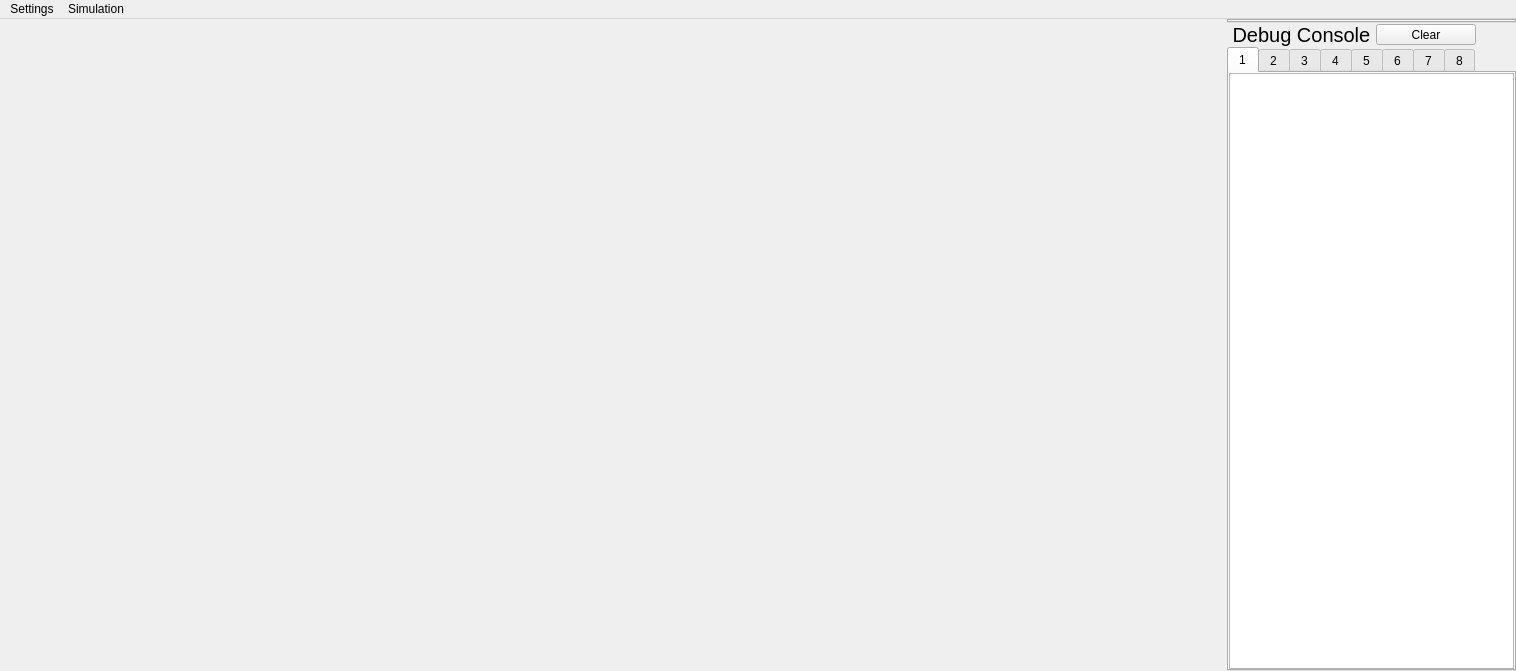
<?xml version="1.0" encoding="UTF-8"?>
<ui version="4.0">
 <class>MainUI</class>
 <widget class="QMainWindow" name="MainUI">
  <property name="geometry">
   <rect>
    <x>0</x>
    <y>0</y>
    <width>1516</width>
    <height>671</height>
   </rect>
  </property>
  <property name="cursor">
   <cursorShape>ArrowCursor</cursorShape>
  </property>
  <property name="windowTitle">
   <string>Crazyflie Client Multi-Agent</string>
  </property>
  <property name="windowIcon">
   <iconset resource="resources.qrc">
    <normaloff>:/Pictures/Pictures/crazyflie_icon.png</normaloff>:/Pictures/Pictures/crazyflie_icon.png</iconset>
  </property>
  <property name="tabShape">
   <enum>QTabWidget::Triangular</enum>
  </property>
  <widget class="QWidget" name="centralwidget">
   <layout class="QHBoxLayout" name="horizontalLayout" stretch="1,0">
    <property name="spacing">
     <number>0</number>
    </property>
    <property name="leftMargin">
     <number>0</number>
    </property>
    <property name="topMargin">
     <number>0</number>
    </property>
    <property name="rightMargin">
     <number>0</number>
    </property>
    <property name="bottomMargin">
     <number>0</number>
    </property>
    <item>
     <layout class="QVBoxLayout" name="leftVerticalLayout" stretch="0,1">
      <property name="spacing">
       <number>0</number>
      </property>
      <item>
       <layout class="QHBoxLayout" name="topLeftHorizontalLayout">
        <property name="spacing">
         <number>0</number>
        </property>
       </layout>
      </item>
      <item>
       <layout class="QHBoxLayout" name="middleLeftHorizontalLayout">
        <property name="spacing">
         <number>0</number>
        </property>
        <item>
         <layout class="QVBoxLayout" name="middleLeftMiddleVerticalLayout">
          <property name="spacing">
           <number>0</number>
          </property>
         </layout>
        </item>
       </layout>
      </item>
     </layout>
    </item>
    <item>
     <layout class="QVBoxLayout" name="rightVertical" stretch="0,1">
      <property name="spacing">
       <number>0</number>
      </property>
      <item>
       <widget class="QTabWidget" name="tabWidgetMain">
        <property name="maximumSize">
         <size>
          <width>16777215</width>
          <height>400</height>
         </size>
        </property>
        <property name="currentIndex">
         <number>-1</number>
        </property>
       </widget>
      </item>
      <item>
       <layout class="QGridLayout" name="gridLayoutConsoles" columnstretch="0,0,0">
        <item row="0" column="0">
         <layout class="QHBoxLayout" name="horizontalLayout_2">
          <property name="spacing">
           <number>0</number>
          </property>
          <item>
           <widget class="QLabel" name="labelDebugConsole">
            <property name="font">
             <font>
              <pointsize>15</pointsize>
             </font>
            </property>
            <property name="text">
             <string> Debug Console </string>
            </property>
            <property name="margin">
             <number>0</number>
            </property>
            <property name="indent">
             <number>0</number>
            </property>
           </widget>
          </item>
          <item>
           <widget class="QToolButton" name="toolButtonClearDebugConsole">
            <property name="minimumSize">
             <size>
              <width>100</width>
              <height>0</height>
             </size>
            </property>
            <property name="maximumSize">
             <size>
              <width>150</width>
              <height>16777215</height>
             </size>
            </property>
            <property name="text">
             <string>Clear</string>
            </property>
           </widget>
          </item>
          <item>
           <spacer name="horizontalSpacer">
            <property name="orientation">
             <enum>Qt::Horizontal</enum>
            </property>
            <property name="sizeHint" stdset="0">
             <size>
              <width>40</width>
              <height>20</height>
             </size>
            </property>
           </spacer>
          </item>
         </layout>
        </item>
        <item row="1" column="0">
         <widget class="QTabWidget" name="tabWidgetDebugConsole">
          <property name="enabled">
           <bool>true</bool>
          </property>
          <property name="minimumSize">
           <size>
            <width>0</width>
            <height>300</height>
           </size>
          </property>
          <property name="autoFillBackground">
           <bool>false</bool>
          </property>
          <property name="tabShape">
           <enum>QTabWidget::Rounded</enum>
          </property>
          <property name="currentIndex">
           <number>0</number>
          </property>
          <property name="iconSize">
           <size>
            <width>5</width>
            <height>5</height>
           </size>
          </property>
          <property name="movable">
           <bool>true</bool>
          </property>
          <widget class="QWidget" name="debugTab1">
           <attribute name="title">
            <string>1</string>
           </attribute>
           <layout class="QVBoxLayout" name="verticalLayout_2">
            <property name="spacing">
             <number>0</number>
            </property>
            <property name="leftMargin">
             <number>0</number>
            </property>
            <property name="topMargin">
             <number>0</number>
            </property>
            <property name="rightMargin">
             <number>0</number>
            </property>
            <property name="bottomMargin">
             <number>0</number>
            </property>
            <item>
             <widget class="QTextBrowser" name="textBrowserDebug01"/>
            </item>
           </layout>
          </widget>
          <widget class="QWidget" name="debugTab2">
           <attribute name="title">
            <string>2</string>
           </attribute>
           <layout class="QVBoxLayout" name="verticalLayout_3">
            <property name="spacing">
             <number>0</number>
            </property>
            <property name="leftMargin">
             <number>0</number>
            </property>
            <property name="topMargin">
             <number>0</number>
            </property>
            <property name="rightMargin">
             <number>0</number>
            </property>
            <property name="bottomMargin">
             <number>0</number>
            </property>
            <item>
             <widget class="QTextBrowser" name="textBrowserDebug02"/>
            </item>
           </layout>
          </widget>
          <widget class="QWidget" name="debugTab3">
           <attribute name="title">
            <string>3</string>
           </attribute>
           <layout class="QVBoxLayout" name="verticalLayout_4">
            <property name="spacing">
             <number>0</number>
            </property>
            <property name="leftMargin">
             <number>0</number>
            </property>
            <property name="topMargin">
             <number>0</number>
            </property>
            <property name="rightMargin">
             <number>0</number>
            </property>
            <property name="bottomMargin">
             <number>0</number>
            </property>
            <item>
             <widget class="QTextBrowser" name="textBrowserDebug03"/>
            </item>
           </layout>
          </widget>
          <widget class="QWidget" name="debugTab4">
           <attribute name="title">
            <string>4</string>
           </attribute>
           <layout class="QVBoxLayout" name="verticalLayout_5">
            <property name="spacing">
             <number>0</number>
            </property>
            <property name="leftMargin">
             <number>0</number>
            </property>
            <property name="topMargin">
             <number>0</number>
            </property>
            <property name="rightMargin">
             <number>0</number>
            </property>
            <property name="bottomMargin">
             <number>0</number>
            </property>
            <item>
             <widget class="QTextBrowser" name="textBrowserDebug04"/>
            </item>
           </layout>
          </widget>
          <widget class="QWidget" name="debugTab5">
           <attribute name="title">
            <string>5</string>
           </attribute>
           <layout class="QVBoxLayout" name="verticalLayout_6">
            <property name="spacing">
             <number>0</number>
            </property>
            <property name="leftMargin">
             <number>0</number>
            </property>
            <property name="topMargin">
             <number>0</number>
            </property>
            <property name="rightMargin">
             <number>0</number>
            </property>
            <property name="bottomMargin">
             <number>0</number>
            </property>
            <item>
             <widget class="QTextBrowser" name="textBrowserDebug05"/>
            </item>
           </layout>
          </widget>
          <widget class="QWidget" name="debugTab6">
           <attribute name="title">
            <string>6</string>
           </attribute>
           <layout class="QVBoxLayout" name="verticalLayout_7">
            <property name="spacing">
             <number>0</number>
            </property>
            <property name="leftMargin">
             <number>0</number>
            </property>
            <property name="topMargin">
             <number>0</number>
            </property>
            <property name="rightMargin">
             <number>0</number>
            </property>
            <property name="bottomMargin">
             <number>0</number>
            </property>
            <item>
             <widget class="QTextBrowser" name="textBrowserDebug06"/>
            </item>
           </layout>
          </widget>
          <widget class="QWidget" name="debugTab7">
           <attribute name="title">
            <string>7</string>
           </attribute>
           <layout class="QVBoxLayout" name="verticalLayout_8">
            <property name="spacing">
             <number>0</number>
            </property>
            <property name="leftMargin">
             <number>0</number>
            </property>
            <property name="topMargin">
             <number>0</number>
            </property>
            <property name="rightMargin">
             <number>0</number>
            </property>
            <property name="bottomMargin">
             <number>0</number>
            </property>
            <item>
             <widget class="QTextBrowser" name="textBrowserDebug07"/>
            </item>
           </layout>
          </widget>
          <widget class="QWidget" name="debugTab8">
           <attribute name="title">
            <string>8</string>
           </attribute>
           <layout class="QVBoxLayout" name="verticalLayout_9">
            <property name="spacing">
             <number>0</number>
            </property>
            <property name="leftMargin">
             <number>0</number>
            </property>
            <property name="topMargin">
             <number>0</number>
            </property>
            <property name="rightMargin">
             <number>0</number>
            </property>
            <property name="bottomMargin">
             <number>0</number>
            </property>
            <item>
             <widget class="QTextBrowser" name="textBrowserDebug08"/>
            </item>
           </layout>
          </widget>
         </widget>
        </item>
        <item row="0" column="2">
         <layout class="QHBoxLayout" name="horizontalLayout_3">
          <property name="spacing">
           <number>0</number>
          </property>
         </layout>
        </item>
       </layout>
      </item>
     </layout>
    </item>
   </layout>
  </widget>
  <widget class="QMenuBar" name="menuBar">
   <property name="geometry">
    <rect>
     <x>0</x>
     <y>0</y>
     <width>1516</width>
     <height>25</height>
    </rect>
   </property>
   <widget class="QMenu" name="menuSettings">
    <property name="title">
     <string>Settings</string>
    </property>
    <widget class="QMenu" name="menuOperation_Mode">
     <property name="title">
      <string>Operation Mode</string>
     </property>
     <addaction name="actionSettingsOpModeDefault"/>
    </widget>
    <addaction name="menuOperation_Mode"/>
    <addaction name="actionSettingsInteractiveMap"/>
   </widget>
   <widget class="QMenu" name="menuSimulation">
    <property name="title">
     <string>Simulation</string>
    </property>
    <addaction name="actionSimulationToggle"/>
   </widget>
   <addaction name="menuSettings"/>
   <addaction name="menuSimulation"/>
  </widget>
  <action name="actionSettingsOpModeRRTPlanner">
   <property name="text">
    <string>RRT Path Planner</string>
   </property>
  </action>
  <action name="actionSettingsOpModeCoopNav">
   <property name="text">
    <string>Coop Navigation</string>
   </property>
  </action>
  <action name="actionSettingsOpModeMctsPlanner">
   <property name="text">
    <string>MCTS Planner</string>
   </property>
  </action>
  <action name="actionSettingsOpModeDefault">
   <property name="text">
    <string>Default</string>
   </property>
  </action>
  <action name="actionSettingsInteractiveMap">
   <property name="text">
    <string>Interactive Map</string>
   </property>
  </action>
  <action name="actionSettingsOpModeRRTSim">
   <property name="text">
    <string>RRT Simulation</string>
   </property>
  </action>
  <action name="actionSettingsOpModeMCTSSim">
   <property name="text">
    <string>MCTS Simulation</string>
   </property>
  </action>
  <action name="actionSettingsOpModeCentralFilter">
   <property name="text">
    <string>Central Navigation Filter</string>
   </property>
  </action>
  <action name="actionSettingsOpModeMRSim">
   <property name="text">
    <string>MR Simulation</string>
   </property>
  </action>
  <action name="actionSimulation">
   <property name="text">
    <string>Simulation</string>
   </property>
  </action>
  <action name="actionSimulationToggle">
   <property name="text">
    <string>Activate Simulation</string>
   </property>
  </action>
  <action name="actionSettingsOpModeExploration">
   <property name="text">
    <string>Exploration</string>
   </property>
  </action>
 </widget>
 <resources>
  <include location="resources.qrc"/>
  <include location="resources.qrc"/>
 </resources>
 <connections/>
</ui>
